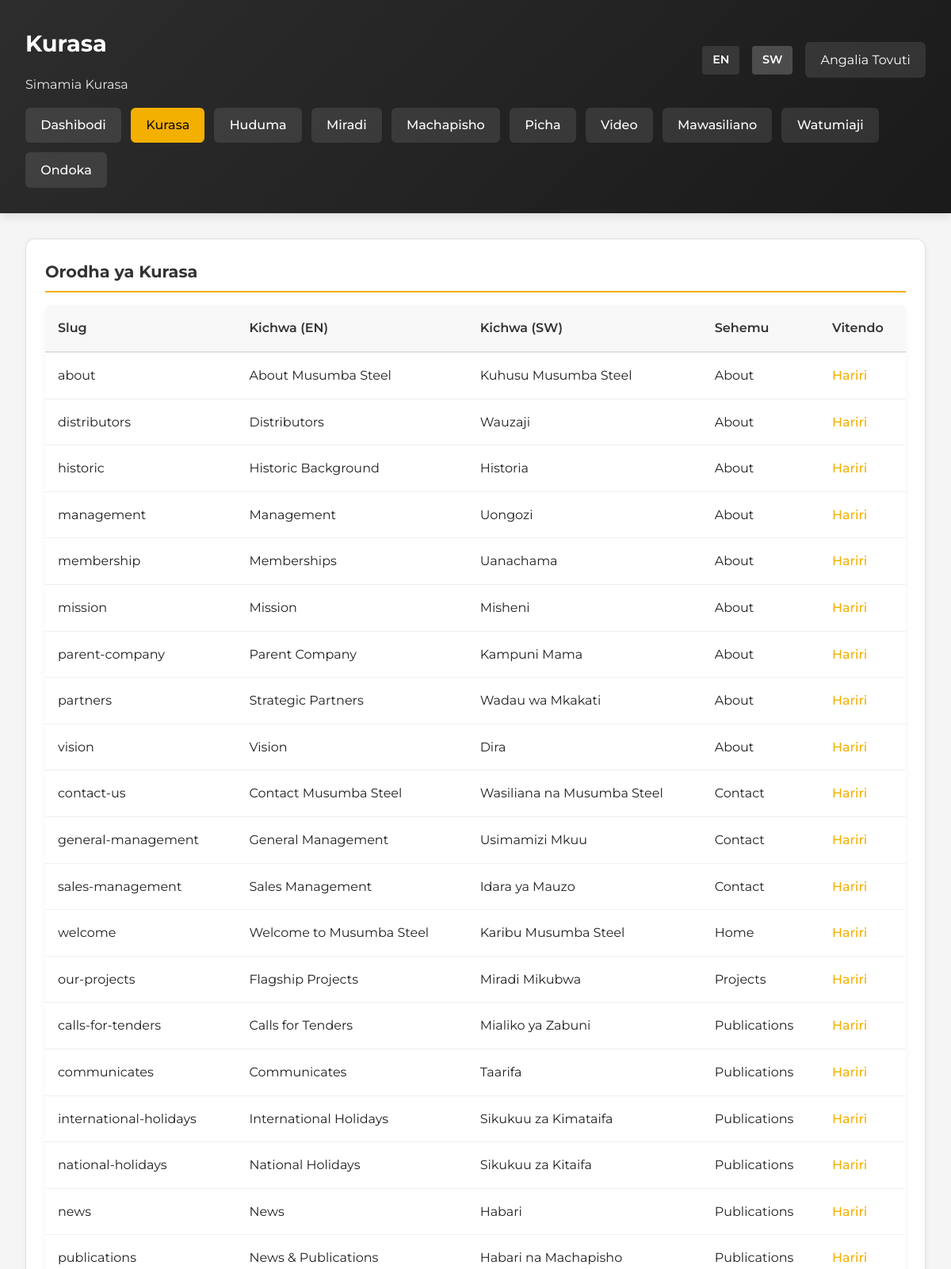
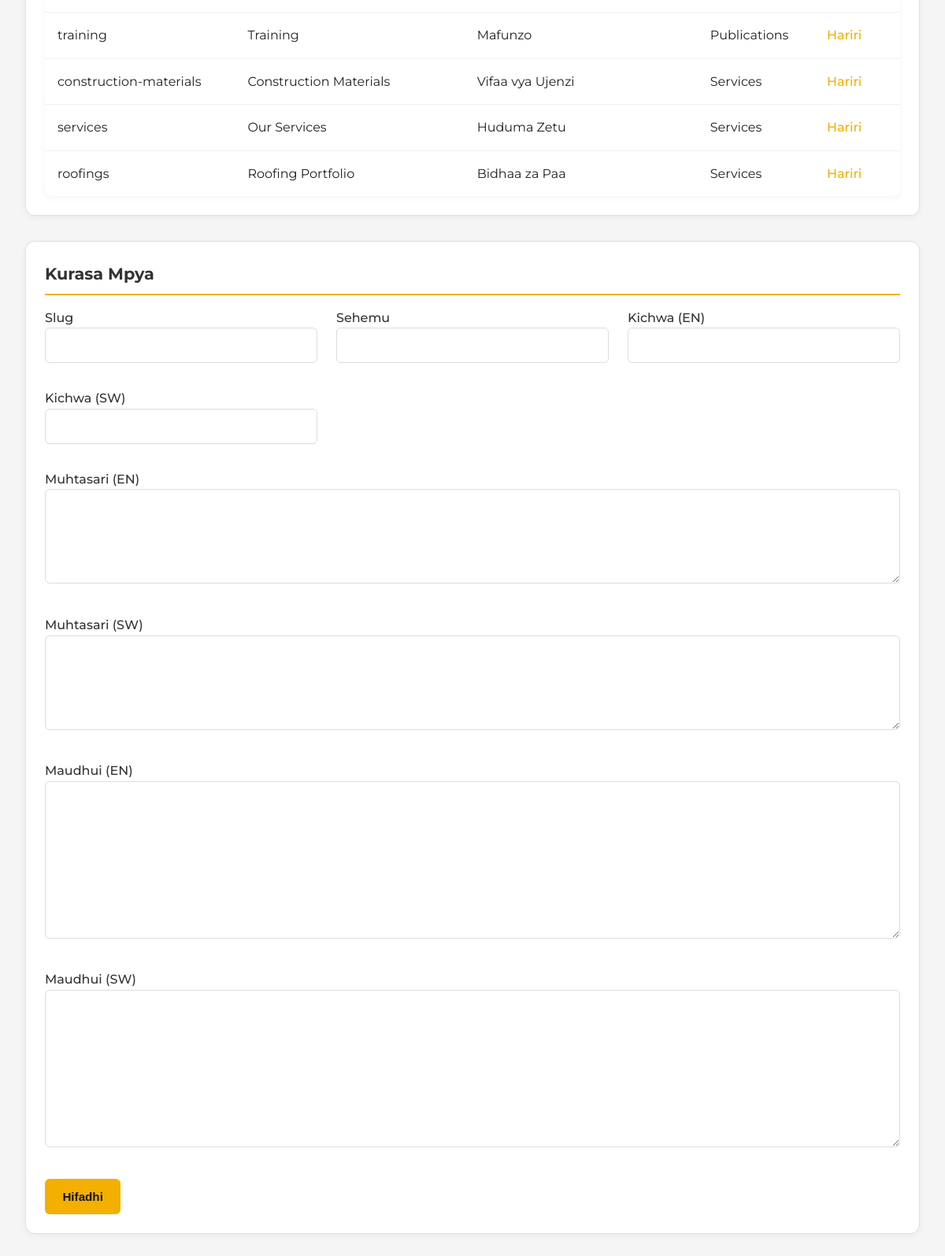
/admin/pages.php?lang=sw (signed in), run on the app's committed database (2 pictures, top to bottom).
### tables this page shows
CREATE TABLE IF NOT EXISTS pages (
    id INT AUTO_INCREMENT PRIMARY KEY,
    slug VARCHAR(120) NOT NULL UNIQUE,
    section VARCHAR(120) NOT NULL,
    title_en VARCHAR(255) NOT NULL,
    title_sw VARCHAR(255) NOT NULL,
    summary_en TEXT,
    summary_sw TEXT,
    content_en LONGTEXT,
    content_sw LONGTEXT,
    created_at TIMESTAMP DEFAULT CURRENT_TIMESTAMP,
    updated_at TIMESTAMP DEFAULT CURRENT_TIMESTAMP ON UPDATE CURRENT_TIMESTAMP
);

### includes/helpers.php (called while the page is built, shortened)
<?php
require_once __DIR__ . '/../config/config.php';
function currentLang(): string
{
    return $_SESSION['lang'] ?? 'en';
}
function t(string $key): string
{
    static $dictionary;
    if ($dictionary === null) {
        $dictionary = include __DIR__ . '/translations.php';
    }
    $lang = currentLang();
    return $dictionary[$key][$lang] ?? $key;
}

### config/config.php (called while the page is built, shortened)
<?php
function db(): mysqli
{
    $connection = new mysqli(DB_HOST, DB_USER, DB_PASS, DB_NAME);
    $connection->set_charset('utf8mb4');
    return $connection;
}
function query(string $sql, array $params = [])
{
    $connection = db();
    if (!$params) {
        return $connection->query($sql);
    }
    $stmt = $connection->prepare($sql);
    $types = '';
    $values = [];
    $stmt->bind_param($types, ...$values);
    $stmt->execute();
    return $stmt->get_result();
}

### admin/pages.php (the view, shortened to what this page needs)
<?php
require_once __DIR__ . '/../includes/helpers.php';
$lang = currentLang();
$pagesResult = query('SELECT * FROM pages ORDER BY section, title_en');
$pagesList = [];
if ($pagesResult) {
    while ($row = $pagesResult->fetch_assoc()) {
        $pagesList[] = $row;
    }
}
$editing = null;
?>
<!DOCTYPE html>
<html lang="<?= $lang === 'sw' ? 'sw' : 'en'; ?>">
<head>
    <link rel="stylesheet" href="../assets/css/style.css">
</head>
<body>
    <div class="admin-header">
        <div class="user-info">
            <div>
                <h1><?= t('admin.pages'); ?></h1>
                <p style="margin: 0; opacity: 0.9;"><?= t('admin.manage_pages'); ?></p>
            </div>
            <div style="display: flex; gap: 1rem; align-items: center;">
                <div class="language-switch" style="display: flex; gap: 0.5rem;">
                    <a class="<?= $lang === 'en' ? 'active' : ''; ?>" href="?lang=en<?= isset($_GET['edit']) ? '&edit=' . urlencode($_GET['edit']) : ''; ?>" style="color: white; text-decoration: none; padding: 0.4rem 0.8rem; background: <?= $lang === 'en' ? 'rgba(255,255,255,0.2)' : 'rgba(255,255,255,0.1)'; ?>; border-radius: 4px; font-size: 0.9rem;">EN</a>
                    <a class="<?= $lang === 'sw' ? 'active' : ''; ?>" href="?lang=sw<?= isset($_GET['edit']) ? '&edit=' . urlencode($_GET['edit']) : ''; ?>" style="color: white; text-decoration: none; padding: 0.4rem 0.8rem; background: <?= $lang === 'sw' ? 'rgba(255,255,255,0.2)' : 'rgba(255,255,255,0.1)'; ?>; border-radius: 4px; font-size: 0.9rem;">SW</a>
                </div>
                <a href="../index.php?lang=<?= $lang; ?>" style="color: white; text-decoration: none; padding: 0.6rem 1.2rem; background: rgba(255,255,255,0.1); border-radius: 6px;"><?= t('admin.view_site'); ?></a>
            </div>
        </div>
        <nav class="admin-nav">
            <a href="dashboard.php?lang=<?= $lang; ?>"><?= t('admin.dashboard'); ?></a>
            <a href="pages.php?lang=<?= $lang; ?>" style="background: var(--primary); color: #111;"><?= t('admin.pages'); ?></a>
            <a href="services.php?lang=<?= $lang; ?>"><?= t('admin.services'); ?></a>
            <a href="projects.php?lang=<?= $lang; ?>"><?= t('admin.projects'); ?></a>
            <a href="publications.php?lang=<?= $lang; ?>"><?= t('admin.publications'); ?></a>
            <a href="pictures.php?lang=<?= $lang; ?>"><?= t('admin.pictures'); ?></a>
            <a href="videos.php?lang=<?= $lang; ?>"><?= t('admin.videos'); ?></a>
            <a href="contacts.php?lang=<?= $lang; ?>"><?= t('admin.contacts'); ?></a>
            <a href="users.php?lang=<?= $lang; ?>"><?= t('admin.users'); ?></a>
            <a href="logout.php"><?= t('admin.logout'); ?></a>
        </nav>
    </div>
    <div class="admin-layout">
        <section class="dashboard-section">
            <h2><?= t('admin.pages_list'); ?></h2>
        <table>
            <thead>
                <tr>
                    <th><?= t('admin.slug'); ?></th>
                        <th><?= t('admin.title_en'); ?></th>
                        <th><?= t('admin.title_sw'); ?></th>
                    <th><?= t('admin.section'); ?></th>
                        <th><?= t('admin.actions'); ?></th>
                </tr>
            </thead>
            <tbody>
                    <?php if (empty($pagesList)): ?>
                        <tr>
                            <td colspan="5" style="text-align: center; color: #999; padding: 2rem;">
                                <?= t('admin.no_pages'); ?>
                            </td>
                        </tr>
                    <?php else: ?>
                        <?php foreach ($pagesList as $row): ?>
                    <tr>
                        <td><?= htmlspecialchars($row['slug']); ?></td>
                        <td><?= htmlspecialchars($row['title_en']); ?></td>
                        <td><?= htmlspecialchars($row['title_sw']); ?></td>
                                <td><?= htmlspecialchars(ucfirst($row['section'])); ?></td>
                                <td><a href="?lang=<?= $lang; ?>&edit=<?= urlencode($row['slug']); ?>"><?= t('admin.edit'); ?></a></td>
                    </tr>
                        <?php endforeach; ?>
                    <?php endif; ?>
            </tbody>
        </table>
        </section>
        <section class="dashboard-section">
            <h2><?= $editing ? t('admin.edit_page') : t('admin.new_page'); ?></h2>
        <form method="post">
                <div class="form-grid">
            <label>
                <?= t('admin.slug'); ?>
                        <input type="text" name="slug" value="<?= htmlspecialchars($editing['slug'] ?? ''); ?>" <?= $editing ? 'readonly' : ''; ?> required>
            </label>
            <label>
                <?= t('admin.section'); ?>
                        <input type="text" name="section" value="<?= htmlspecialchars($editing['section'] ?? ''); ?>" required>
            </label>
            <label>
                        <?= t('admin.title_en'); ?>
                        <input type="text" name="title_en" value="<?= htmlspecialchars($editing['title_en'] ?? ''); ?>" required>
            </label>
            <label>
                        <?= t('admin.title_sw'); ?>
                        <input type="text" name="title_sw" value="<?= htmlspecialchars($editing['title_sw'] ?? ''); ?>" required>
            </label>
                    <label class="form-full-width">
                        <?= t('admin.summary_en'); ?>
                <textarea name="summary_en"><?= htmlspecialchars($editing['summary_en'] ?? ''); ?></textarea>
            </label>
                    <label class="form-full-width">
                        <?= t('admin.summary_sw'); ?>
                <textarea name="summary_sw"><?= htmlspecialchars($editing['summary_sw'] ?? ''); ?></textarea>
            </label>
                    <label class="form-full-width">
                        <?= t('admin.content_en'); ?>
                        <textarea name="content_en" style="min-height: 200px;"><?= htmlspecialchars($editing['content_en'] ?? ''); ?></textarea>
            </label>
                    <label class="form-full-width">
                        <?= t('admin.content_sw'); ?>
                        <textarea name="content_sw" style="min-height: 200px;"><?= htmlspecialchars($editing['content_sw'] ?? ''); ?></textarea>
            </label>
                </div>
                <button class="btn primary" type="submit"><?= t('admin.save'); ?></button>
        </form>
        </section>
    </div>
</body>
</html>

### assets/css/style.css (style rules this page uses)
:root { --primary: #f4b000; --primary-dark: #c98900; --secondary: #444; --accent: #e00; --light: #f8f8f8; --border: #d9d9d9; --text: #202020; --max-width: 1200px; }
* { box-sizing: border-box; margin: 0; padding: 0; }
body { font-family: 'Montserrat', sans-serif; color: var(--text); background: #fff; line-height: 1.6; }
.language-switch a { text-decoration: none; margin-left: 0.5rem; color: var(--secondary); font-weight: 600; }
.language-switch .active { color: var(--accent); }
.btn { padding: 0.9rem 1.4rem; border-radius: 999px; text-decoration: none; font-weight: 600; }
.btn.primary { background: var(--primary); color: #111; }

### admin/pages.php (style rules this page uses)
body { background: #f5f5f5; font-family: 'Montserrat', sans-serif; }
.admin-header { background: linear-gradient(135deg, #2d2d2d 0%, #1a1a1a 100%); color: white; padding: 2rem; margin-bottom: 2rem; box-shadow: 0 4px 12px rgba(0, 0, 0, 0.1); }
.admin-header h1 { margin: 0 0 1rem 0; font-size: 1.8rem; }
.admin-header .user-info { display: flex; justify-content: space-between; align-items: center; flex-wrap: wrap; gap: 1rem; }
.admin-nav { display: flex; flex-wrap: wrap; gap: 0.75rem; margin-top: 1rem; }
.admin-nav a { padding: 0.6rem 1.2rem; background: rgba(255, 255, 255, 0.1); color: white; text-decoration: none; border-radius: 6px; font-weight: 500; transition: background 0.2s ease; }
.admin-layout { max-width: 1400px; margin: 0 auto; padding: 0 2rem 2rem; }
.dashboard-section { background: white; border-radius: 12px; padding: 1.5rem; border: 1px solid #e0e0e0; box-shadow: 0 2px 8px rgba(0, 0, 0, 0.05); margin-bottom: 2rem; }
.dashboard-section h2 { margin: 0 0 1rem 0; color: #333; font-size: 1.3rem; border-bottom: 2px solid var(--primary); padding-bottom: 0.5rem; }
table { width: 100%; border-collapse: collapse; background: white; border-radius: 8px; overflow: hidden; box-shadow: 0 2px 8px rgba(0, 0, 0, 0.05); }
table thead { background: #f8f8f8; }
table th { padding: 1rem; text-align: left; font-weight: 600; color: #333; border-bottom: 2px solid #e0e0e0; }
table td { padding: 1rem; border-bottom: 1px solid #f0f0f0; }
table tbody tr:last-child td { border-bottom: none; }
table a { color: var(--primary); text-decoration: none; font-weight: 500; }
.form-grid { display: grid; grid-template-columns: repeat(auto-fit, minmax(300px, 1fr)); gap: 1.5rem; margin-bottom: 1.5rem; }
.form-full-width { grid-column: 1 / -1; }
label { display: block; margin-bottom: 0.5rem; font-weight: 500; color: #333; }
input[type="text"], textarea { width: 100%; padding: 0.75rem; border: 1px solid #ddd; border-radius: 6px; font-size: 0.95rem; font-family: inherit; transition: border-color 0.2s ease; }
textarea { min-height: 120px; resize: vertical; }
.btn { padding: 0.9rem 1.4rem; border-radius: 6px; text-decoration: none; font-weight: 600; border: none; cursor: pointer; font-size: 0.95rem; transition: background 0.2s ease; }
.btn.primary { background: var(--primary); color: #111; }

### data on the page
pages: slug "about", title_en "About Musumba Steel", title_sw "Kuhusu Musumba Steel", section "About"
pages: slug "distributors", title_en "Distributors", title_sw "Wauzaji", section "About"
pages: slug "historic", title_en "Historic Background", title_sw "Historia", section "About"
pages: slug "management", title_en "Management", title_sw "Uongozi", section "About"
pages: slug "membership", title_en "Memberships", title_sw "Uanachama", section "About"
pages: slug "mission", title_en "Mission", title_sw "Misheni", section "About"
pages: slug "parent-company", title_en "Parent Company", title_sw "Kampuni Mama", section "About"
pages: slug "partners", title_en "Strategic Partners", title_sw "Wadau wa Mkakati", section "About"
pages: slug "vision", title_en "Vision", title_sw "Dira", section "About"
pages: slug "contact-us", title_en "Contact Musumba Steel", title_sw "Wasiliana na Musumba Steel", section "Contact"
pages: slug "general-management", title_en "General Management", title_sw "Usimamizi Mkuu", section "Contact"
pages: slug "sales-management", title_en "Sales Management", title_sw "Idara ya Mauzo", section "Contact"
pages: slug "welcome", title_en "Welcome to Musumba Steel", title_sw "Karibu Musumba Steel", section "Home"
pages: slug "our-projects", title_en "Flagship Projects", title_sw "Miradi Mikubwa", section "Projects"
pages: slug "calls-for-tenders", title_en "Calls for Tenders", title_sw "Mialiko ya Zabuni", section "Publications"
pages: slug "communicates", title_en "Communicates", title_sw "Taarifa", section "Publications"
pages: slug "international-holidays", title_en "International Holidays", title_sw "Sikukuu za Kimataifa", section "Publications"
pages: slug "national-holidays", title_en "National Holidays", title_sw "Sikukuu za Kitaifa", section "Publications"
pages: slug "news", title_en "News", title_sw "Habari", section "Publications"
pages: slug "publications", title_en "News & Publications", title_sw "Habari na Machapisho", section "Publications"
pages: slug "training", title_en "Training", title_sw "Mafunzo", section "Publications"
pages: slug "construction-materials", title_en "Construction Materials", title_sw "Vifaa vya Ujenzi", section "Services"
pages: slug "services", title_en "Our Services", title_sw "Huduma Zetu", section "Services"
pages: slug "roofings", title_en "Roofing Portfolio", title_sw "Bidhaa za Paa", section "Services"

### other printed values
t('admin.pages') "Kurasa"
t('admin.manage_pages') "Simamia Kurasa"
t('admin.view_site') "Angalia Tovuti"
t('admin.dashboard') "Dashibodi"
t('admin.services') "Huduma"
t('admin.projects') "Miradi"
t('admin.publications') "Machapisho"
t('admin.pictures') "Picha"
t('admin.videos') "Video"
t('admin.contacts') "Mawasiliano"
t('admin.users') "Watumiaji"
t('admin.logout') "Ondoka"
t('admin.pages_list') "Orodha ya Kurasa"
t('admin.slug') "Slug"
t('admin.title_en') "Kichwa (EN)"
